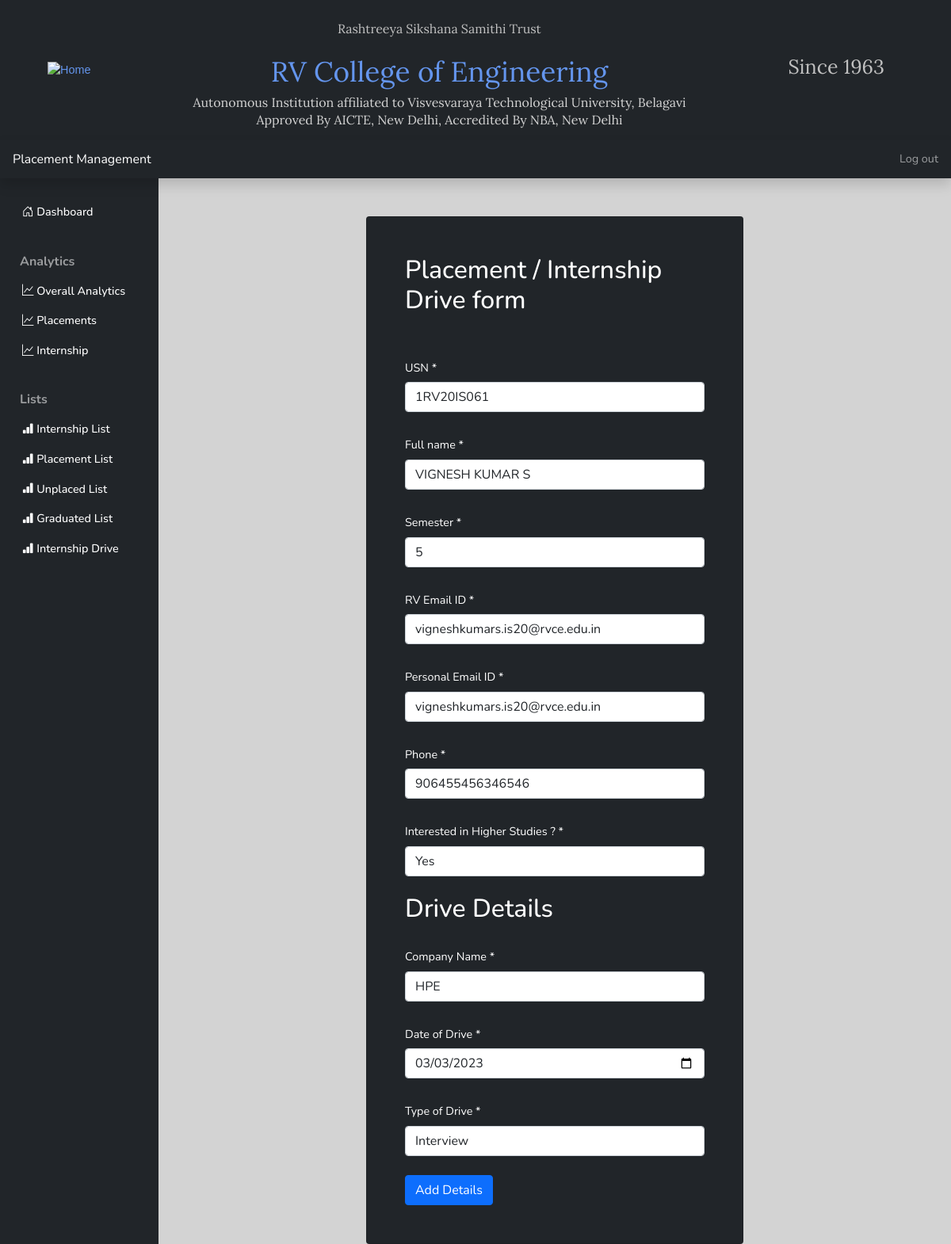
The page /Student_SPC/Dform/4 (signed in) on the database its author committed.
### main_app/models.py (models this page shows)
class Drive(models.Model):
    Usn = models.CharField(max_length=15)
    Full_name=models.CharField(max_length=50)
    semester=models.CharField(max_length=15,choices=sem)
    rvce_email=models.CharField(max_length=50)
    personal_email=models.CharField(max_length=50)
    phone=models.CharField(max_length=15)
    Interested_In_higherStudies=models.CharField(max_length=5,choices=higher_choices)
    Company=models.CharField(max_length=20)
    Date_of_drive=models.DateField(max_length=20)
    Type=models.CharField(max_length=20,choices=drive)

### main_app/views.py (the view, shortened to what this page needs)
# urls.py: path('Dform/', views.Drive_form,name='Dform'),
@login_required
def Drive_form(request,id=0):
    if request.user.is_authenticated:
        if request.method == "GET":
            if id==0:
                form = Driveform()
            else:
                G=Drive.objects.get(pk=id)
                form=Driveform(instance=G)
            return render(request,"Drive_form.html",{'form':form})

### main_app/templates/Drive_form.html (shortened to what this page needs)
{% extends 'base.html'%}
{% block sidebar %}
{% if user.is_authenticated and user.is_superuser or user.is_staff %}
{% include 'SPCsidebar.html'%}
{% endif %}
{% endblock %}
{% block content %}
{% if user.is_authenticated and user.is_superuser or user.is_staff %}
<main class="col-md-9 ms-sm-auto col-lg-10 px-md-4">
    <div class="card text-white bg-dark col-md-6 offset-md-3 mt-5 p-5">
      <h1 class="h2 mb-4">Placement / Internship Drive form</h1>
      <form action=" " method="post" autofill='off'>
        <div class="mt-4">
          <label class="col-form-label">USN *</label>
          {{ form.Usn }}
        </div>
        <div class="mt-4">
          <label class="col-form-label">Full name *</label>
          {{ form.Full_name }}
        </div>
        <div class="mt-4">
          <label class="col-form-label">Semester *</label>
          {{ form.semester }}
        </div>
        <div class="mt-4">
          <label class="col-form-label">RV Email ID *</label>
          {{ form.rvce_email}}
        </div>
        <div class="mt-4">
          <label class="col-form-label">Personal Email ID *</label>
          {{ form.personal_email}}
        </div>
        <div class="mt-4">
          <label class="col-form-label">Phone *</label>
          {{ form.phone }}
        </div>
        <div class="mt-4">
          <label class="col-form-label">Interested in Higher Studies ? *</label>
          {{ form.Interested_In_higherStudies }}
        </div>
        <br>
        <h2 class="h2 mb-4">Drive Details</h2>
        <div class="mt-4">
          <label class="col-form-label">Company Name *</label>
          {{ form.Company}}
        </div>
        <div class="mt-4">
            <label class="col-form-label">Date of Drive *</label>
            {{ form.Date_of_drive}}
          </div>
          <div class="mt-4">
            <label class="col-form-label">Type of Drive *</label>
            {{ form.Type}}
          </div>
        <div class="mt-4">
          <button type="submit" class="btn btn-primary">Add Details</button>
        </div>
      </form>
    </div>
  </main>
{% endif %}
{% endblock %}

### static/css/style.css (style rules this page uses)
body { font-size: 0.9rem; font-family: 'Nunito', sans-serif; background-color:#d3d3d3; }

### rows shown on the page
Drive: Usn "1RV20IS061", Full_name "VIGNESH KUMAR S", semester "5", rvce_email "vigneshkumars.is20@rvce.edu.in", personal_email "vigneshkumars.is20@rvce.edu.in", phone "906455456346546", Interested_In_higherStudies "Yes", Company "HPE", Date_of_drive "03/03/2023", Type "Interview"
